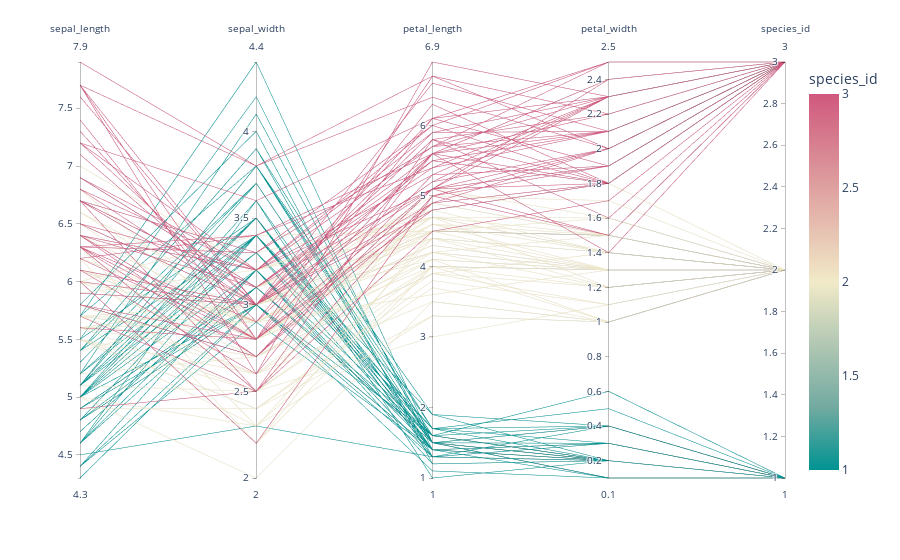

Notebook cell for this chart:
### Markdown cell above
## 2.5. Parallel coordinates

Visualizing high-dimensionality data is not always easy. Therefore, parallel coordinates allow a quick trend-visualization according to a reference label.

### Code cell
fig = px.parallel_coordinates(df, color="species_id",
                              color_continuous_scale=px.colors.diverging.Tealrose, 
                              color_continuous_midpoint=2)
fig.show()

### Figure 1 — Plotly figure (JSON) as saved in the notebook; plotly's stock layout.template omitted (floating-point values rounded to 4 significant figures; data arrays with more than 128 entries replaced by an {"elided": "..."} marker saying what was removed)
{"data": [{"dimensions": [{"label": "sepal_length", "values": {"elided": "150 float values"}}, {"label": "sepal_width", "values": {"elided": "150 float values"}}, {"label": "petal_length", "values": {"elided": "150 float values"}}, {"label": "petal_width", "values": {"elided": "150 float values"}}, {"label": "species_id", "values": {"elided": "150 int values"}}], "domain": {"x": [0, 1], "y": [0, 1]}, "line": {"color": {"elided": "150 int values"}, "coloraxis": "coloraxis"}, "name": "", "type": "parcoords"}], "layout": {"coloraxis": {"cmid": 2, "colorbar": {"title": {"text": "species_id"}}, "colorscale": [[0, "rgb(0, 147, 146)"], [0.1667, "rgb(114, 170, 161)"], [0.3333, "rgb(177, 199, 179)"], [0.5, "rgb(241, 234, 200)"], [0.6667, "rgb(229, 185, 173)"], [0.8333, "rgb(217, 137, 148)"], [1, "rgb(208, 88, 126)"]]}, "legend": {"tracegroupgap": 0}, "margin": {"t": 60}}}
